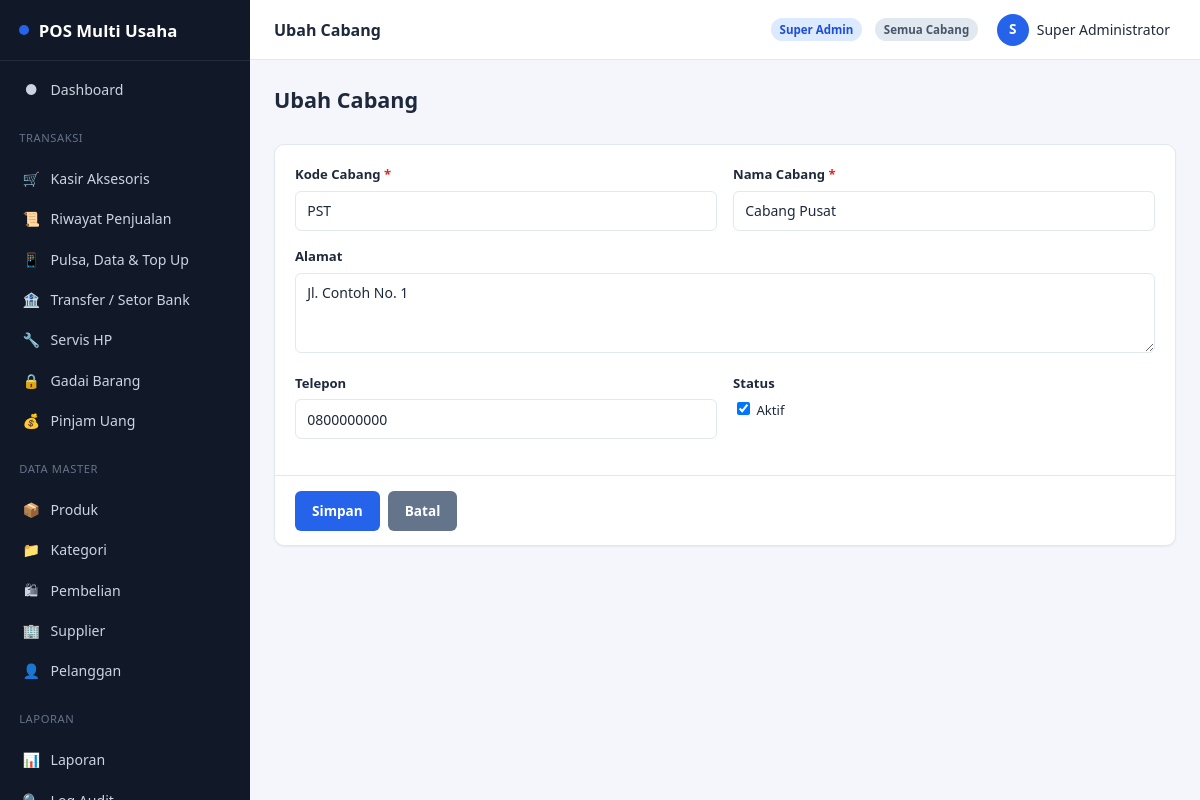
Screenshot of /branches/edit/1 (signed in) with the database file from the repository.
### tables this page shows
CREATE TABLE IF NOT EXISTS branches (
    id            INT UNSIGNED AUTO_INCREMENT PRIMARY KEY,
    code          VARCHAR(20)  NOT NULL UNIQUE,
    name          VARCHAR(100) NOT NULL,
    address       VARCHAR(255) DEFAULT NULL,
    phone         VARCHAR(30)  DEFAULT NULL,
    is_active     TINYINT(1)   NOT NULL DEFAULT 1,
    created_at    DATETIME     NOT NULL DEFAULT CURRENT_TIMESTAMP,
    updated_at    DATETIME     NOT NULL DEFAULT CURRENT_TIMESTAMP ON UPDATE CURRENT_TIMESTAMP,
    deleted_at    DATETIME     DEFAULT NULL
);

### app/core/Controller.php (called while the page is built, shortened)
<?php
abstract class Controller
{
    protected function view(string $view, array $data = [], string $layout = 'app'): void
    {
        extract($data, EXTR_SKIP);
        $viewFile = VIEW_PATH . '/' . $view . '.php';
        $content = function () use ($viewFile, $data): void {
            extract($data, EXTR_SKIP);
            require $viewFile;
        };
        require VIEW_PATH . '/layouts/' . $layout . '.php';
    }
}

### app/controllers/BranchController.php (called while the page is built, shortened)
<?php
final class BranchController extends Controller
{
    public function edit(string $id): void
    {
        $item = BranchModel::find((int) $id);
        $this->view('branches/form', ['title' => 'Ubah Cabang', 'item' => $item]);
    }
}

### app/core/Router.php (called while the page is built, shortened)
<?php
final class Router
{
    public static function dispatch(string $route): void
    {
        $route = trim($route, '/');
        $segments = $route === '' ? [] : explode('/', $route);
        $action    = $segments[1] ?? 'index';
        $params    = array_slice($segments, 2);
        $controller = new $controllerClass();
        call_user_func_array([$controller, $action], $params);
    }
}

### index.php (called while the page is built, shortened)
<?php
require ROOT_PATH . '/app/config/config.php';
$route = $_GET['route'] ?? '';
Router::dispatch($route);

### app/core/Database.php (called while the page is built, shortened)
<?php
final class Database
{
    private static ?PDO $instance = null;
    public static function connection(): PDO
    {
        if (self::$instance === null) {
            $dsn = 'mysql:host=' . DB_HOST . ';dbname=' . DB_NAME . ';charset=' . DB_CHARSET;
            self::$instance = new PDO($dsn, DB_USER, DB_PASS, [
                PDO::ATTR_ERRMODE            => PDO::ERRMODE_EXCEPTION,
                PDO::ATTR_DEFAULT_FETCH_MODE => PDO::FETCH_ASSOC,
                PDO::ATTR_EMULATE_PREPARES   => false,
            ]);
        }
        return self::$instance;
    }
}

### app/core/Model.php (called while the page is built, shortened)
<?php
abstract class Model
{
    protected static string $table;
    protected static string $primaryKey = 'id';
    protected static bool $softDelete = false;
    protected static function db(): PDO
    {
        return Database::connection();
    }
    public static function find(int $id): ?array
    {
        $sql = 'SELECT * FROM ' . static::$table . ' WHERE ' . static::$primaryKey . ' = :id';
        $sql .= static::$softDelete ? ' AND deleted_at IS NULL' : '';
        $stmt = static::db()->prepare($sql);
        $stmt->execute(['id' => $id]);
        $row = $stmt->fetch();
        return $row === false ? null : $row;
    }
}

### app/config/config.php (called while the page is built, shortened)
<?php
spl_autoload_register(function (string $class): void {
    $dirs = [
        APP_PATH . '/core/',
        APP_PATH . '/controllers/',
        APP_PATH . '/models/',
    ];
    foreach ($dirs as $dir) {
        $file = $dir . $class . '.php';
        if (is_file($file)) {
            return;
        }
    }
});
require_once APP_PATH . '/core/helpers.php';
require_once APP_PATH . '/config/database.php';

### app/views/branches/form.php (the view, shortened to what this page needs)
<?php $isEdit = $item !== null; ?>
<div class="content-header">
    <h1><?= $isEdit ? 'Ubah Cabang' : 'Tambah Cabang' ?></h1>
</div>
<div class="card">
    <form method="post" action="<?= e(url($isEdit ? 'branches/update/' . $item['id'] : 'branches/store')) ?>">
        <div class="card-body">
            <div class="form-row">
                <div class="form-group">
                    <label>Kode Cabang <span class="req">*</span></label>
                    <input type="text" name="code" value="<?= $isEdit ? e($item['code']) : old('code') ?>" required maxlength="20">
                </div>
                <div class="form-group">
                    <label>Nama Cabang <span class="req">*</span></label>
                    <input type="text" name="name" value="<?= $isEdit ? e($item['name']) : old('name') ?>" required maxlength="100">
                </div>
            </div>
            <div class="form-group">
                <label>Alamat</label>
                <textarea name="address"><?= $isEdit ? e($item['address']) : old('address') ?></textarea>
            </div>
            <div class="form-row">
                <div class="form-group">
                    <label>Telepon</label>
                    <input type="text" name="phone" value="<?= $isEdit ? e($item['phone']) : old('phone') ?>">
                </div>
                <div class="form-group">
                    <label>Status</label>
                    <label style="font-weight:400;"><input type="checkbox" name="is_active" value="1" <?= (!$isEdit || $item['is_active']) ? 'checked' : '' ?> style="width:auto;display:inline-block;"> Aktif</label>
                </div>
            </div>
        </div>
        <div class="card-footer flex gap-sm">
            <button type="submit" class="btn">Simpan</button>
            <a class="btn btn-secondary" href="<?= e(url('branches/index')) ?>">Batal</a>
        </div>
    </form>
</div>

### assets/css/app.css (style rules this page uses)
:root { --color-primary: #2563eb; --color-primary-dark: #1d4ed8; --color-primary-light: #dbeafe; --color-success: #16a34a; --color-success-light: #dcfce7; --color-danger: #dc2626; --color-danger-light: #fee2e2; --color-warning: #d97706; --color-warning-light: #fef3c7; --color-info: #0891b2; --color-bg: #f4f6fb; --color-surface: #ffffff; --color-border: #e2e8f0; --color-text: #1e293b; --color-text-muted: #64748b; --color-sidebar-bg: #111827; --color-sidebar-text: #cbd5e1; --color-sidebar-active: #2563eb; --radius-sm: 6px; --radius-md: 10px; --radius-lg: 16px; --shadow-sm: 0 1px 2px rgba(15, 23, 42, .06); --shadow-md: 0 4px 12px rgba(15, 23, 42, .08); --sidebar-width: 250px; --header-height: 60px; }
* { box-sizing: border-box; }
html, body { margin: 0; padding: 0; height: 100%; }
body { font-family: 'Segoe UI', Roboto, -apple-system, BlinkMacSystemFont, Arial, sans-serif; background: var(--color-bg); color: var(--color-text); font-size: 14px; line-height: 1.5; }
a { color: var(--color-primary); text-decoration: none; }
h1, h2, h3, h4 { margin: 0 0 .5rem; font-weight: 600; }
.content-header { display: flex; align-items: center; justify-content: space-between; flex-wrap: wrap; gap: .75rem; margin-bottom: 1.25rem; }
.content-header h1 { font-size: 1.35rem; }
.card { background: var(--color-surface); border: 1px solid var(--color-border); border-radius: var(--radius-md); box-shadow: var(--shadow-sm); margin-bottom: 1.25rem; }
.card-body { padding: 1.25rem; }
.card-footer { padding: .9rem 1.25rem; border-top: 1px solid var(--color-border); }
.form-group { margin-bottom: 1rem; }
.form-row { display: grid; grid-template-columns: repeat(2, 1fr); gap: 1rem; }
label { display: block; font-weight: 600; font-size: .82rem; margin-bottom: .35rem; }
label .req { color: var(--color-danger); }
input[type=text], input[type=password], input[type=number], input[type=date], input[type=datetime-local], input[type=search], input[type=email], input[type=tel], select, textarea { width: 100%; padding: .55rem .7rem; border: 1px solid var(--color-border); border-radius: var(--radius-sm); font: inherit; background: #fff; color: var(--color-text); }
textarea { resize: vertical; min-height: 80px; }
.btn { display: inline-flex; align-items: center; justify-content: center; gap: .4rem; padding: .55rem 1rem; border-radius: var(--radius-sm); border: 1px solid transparent; font: inherit; font-weight: 600; font-size: .85rem; cursor: pointer; background: var(--color-primary); color: #fff; transition: filter .15s ease; }
.btn-secondary { background: #64748b; }
.flex { display: flex; }
.gap-sm { gap: .5rem; }

### rows the page displays
branches: code "PST", name "Cabang Pusat", address "Jl. Contoh No. 1", phone "0800000000", is_active "☑"

### other values shown
APP_NAME "POS Multi Usaha"
$item['icon'] "●"
$item['label'] "Dashboard"
$item['icon'] "🛒"
$item['label'] "Kasir Aksesoris"
$item['icon'] "📜"
$item['label'] "Riwayat Penjualan"
$item['icon'] "📱"
$item['label'] "Pulsa, Data & Top Up"
$item['icon'] "🏦"
$item['label'] "Transfer / Setor Bank"
$item['icon'] "🔧"
$item['label'] "Servis HP"
$item['icon'] "🔒"
$item['label'] "Gadai Barang"
